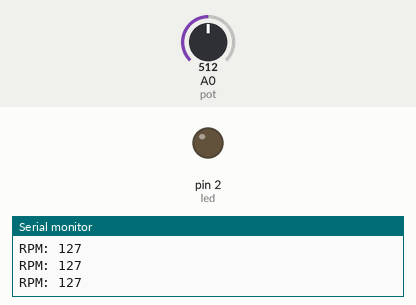
Recording of a sketch running on a simulated Arduino Uno, built with avr-gcc and run on an emulated ATmega328P. On the bench: output pins drawn as LEDs (lit = HIGH), the last lines printed to the serial monitor. The inputs (shaded band) are chosen by the test bench; at power-on: A0 (pot) = 512. Pins used as bus, display or sensor lines are not drawn.

Above: at 1.2 s.
1.3 s: A0 (pot) set to 373
2.8 s: A0 (pot) set to 354
At 3.1 s:
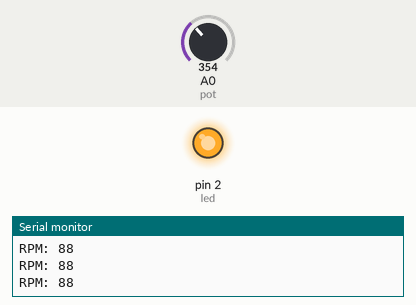
4.3 s: A0 (pot) set to 511
At 5.4 s:
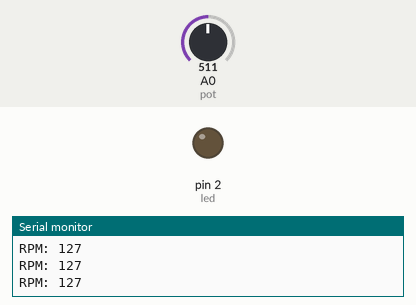
Timing chart, 0 to 7.3 s (numbered marks = the images above; inputs shaded):
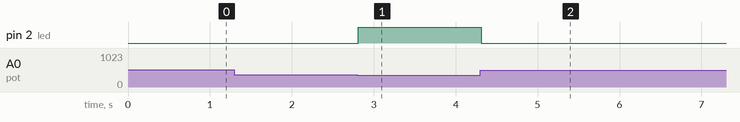

Measured:
- the behaviour switches between 366 and 365 on A0 (pot) (found by bisection; images 0 and 1)
- after the input at 2.8 s, pin 2 (led): LOW → HIGH at once
- after the input at 4.3 s, pin 2 (led): HIGH → LOW at once

The sketch:

DC_pot.ino
```cpp
const int DC = 3;
const int pot = A0;
int motor;
int led = 2;

void setup() {

  Serial.begin(9600);
  pinMode ( DC ,OUTPUT);
  pinMode (led, OUTPUT);
}

void loop() {

  motor = analogRead(pot);
  motor = map(motor, 0 , 1023 , 0 , 255);
  analogWrite(DC, motor);
  Serial.print("RPM: ");
  Serial.println(motor);

  if(motor <= 90) {
    digitalWrite(led , HIGH);
  }
    else
    digitalWrite(led , LOW);

}
```
